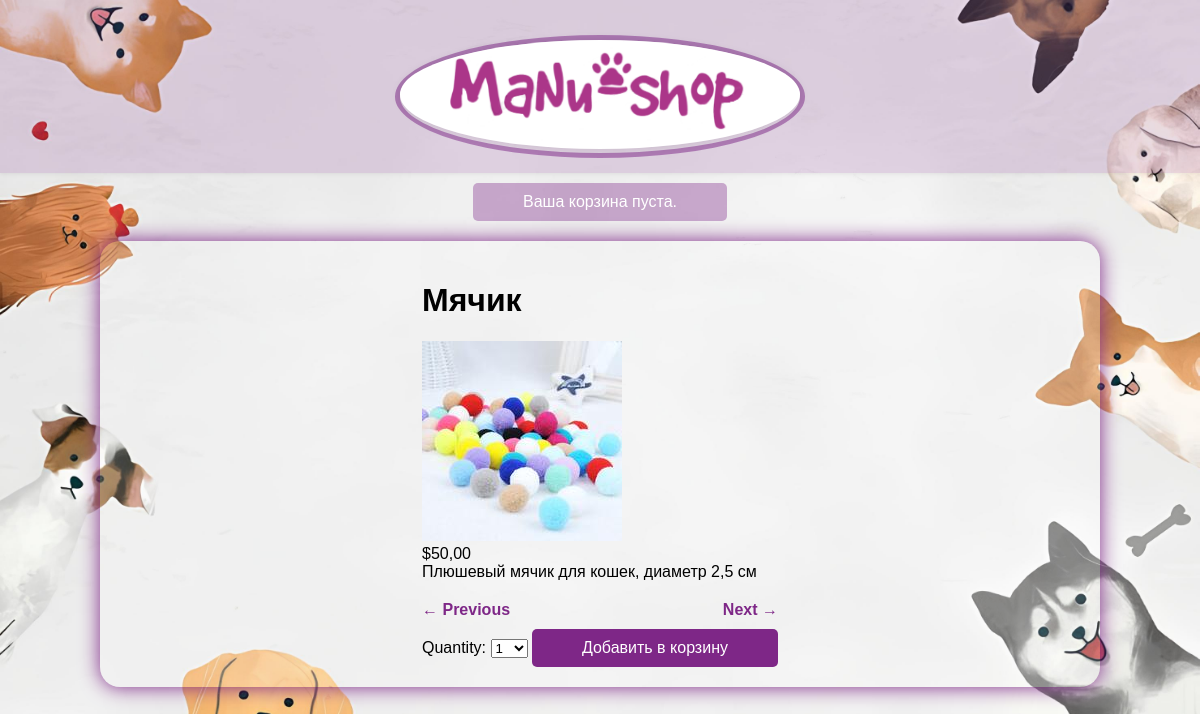
/2/myachik/, run on the app's committed database.
### shop/models.py (models this page shows, shortened)
class Product(models.Model):
    category = models.ForeignKey(Category, on_delete=models.CASCADE, related_name='products')
    name = models.CharField(max_length=200, db_index=True)
    slug = models.SlugField(max_length=200, db_index=True)
    image = models.ImageField(upload_to='products/%Y/%m/%d', blank=True)
    description = models.TextField(blank=True)
    price = models.DecimalField(max_digits=10, decimal_places=2)
    stock = models.PositiveIntegerField()
    available = models.BooleanField(default=True)
    created = models.DateTimeField(auto_now_add=True)
    updated = models.DateTimeField(auto_now=True)
    class Meta:
        ordering = ('name',)
        index_together = (('id', 'slug'),)
    def get_absolute_url(self):
        return reverse('shop:product_detail', args=[self.id, self.slug])

### shop/views.py (the view)
# urls.py: path('<int:id>/<slug:slug>/', views.product_detail, name='product_detail'),
def product_detail(request, id, slug):
    product = get_object_or_404(Product, id=id, slug=slug, available=True)
    cart_product_form = CartAddProductForm()
    next_product = Product.objects.filter(category=product.category, id__gt=product.id, available=True).order_by(
        'id').first()
    previous_product = Product.objects.filter(category=product.category, id__lt=product.id, available=True).order_by(
        '-id').first()
    return render(request, 'shop/product/detail.html', {
        'product': product,
        'cart_product_form': cart_product_form,
        'next_product': next_product,
        'previous_product': previous_product,
    })

### cart/forms.py
class CartAddProductForm(forms.Form):
    quantity = forms.TypedChoiceField(choices=PRODUCT_QUANTITY_CHOICES, coerce=int)
    update = forms.BooleanField(required=False, initial=False, widget=forms.HiddenInput)

### cart/cart.py (called while the page is built)
    def __len__(self):
        return sum(item['quantity'] for item in self.cart.values())

### cart/context_processors.py (called while the page is built)
def cart(request):
    return {'cart': Cart(request)}

### shop/templates/shop/product/detail.html (shortened to what this page needs)
{% load static %}
<!DOCTYPE html>
<html lang="ru">
<head>
    <link href="{% static 'css/base.css' %}" rel="stylesheet">
</head>
<body>
    <header>
        <a href="/" class="logo">
            <img src="{% static 'img/logo.png' %}" alt="Логотип Магазина" class="logo">
        </a>
    </header>
    <nav class="cart-nav">
        <div class="cart">
            {% with total_items=cart|length %}
                {% if cart|length > 0 %}
                    <a href="{% url 'cart:cart_detail' %}" class="cart-button">
                        {{ total_items }} товар{{ total_items|pluralize }},
                        ${{ cart.get_total_price }}
                    </a>
                {% else %}
                    <span class="cart-button">Ваша корзина пуста.</span>
                {% endif %}
            {% endwith %}
        </div>
    </nav>
    <div class="container">
        <div class="product-detail">
            <h1>{{ product.name }}</h1>
            <img src="{% if product.image %}{{ product.image.url }}{% else %}{% static 'img/no_image.png' %}{% endif %}" alt="{{ product.name }}">
            <div class="price">${{ product.price }}</div>
            <div class="description">{{ product.description|linebreaksbr }}</div>
            <div class="product-navigation">
                {% if previous_product %}
                    <a href="{{ previous_product.get_absolute_url }}" class="navigation-arrow">← Previous</a>
                {% endif %}
                {% if next_product %}
                    <a href="{{ next_product.get_absolute_url }}" class="navigation-arrow">Next →</a>
                {% endif %}
            </div>
            <form action="{% url 'cart:cart_add' product.id %}" method="post">
                {{ cart_product_form }}
                <button type="submit" class="add-to-cart-button">Добавить в корзину</button>
            </form>
        </div>
    </div>
</body>
</html>

### static/css/base.css (style rules this page uses)
body { font-family: Arial, sans-serif; background-color: rgba(126, 39, 135, 0.39); margin: 0; padding: 0; display: flex; flex-direction: column; justify-content: flex-start; align-items: center; min-height: 10vh; background-image: url('/static/img/animal-background.jpg'); background-size: cover; background-position: center; background-repeat: no-repeat; }
.container { width: 80%; max-width: 12000px; margin: 20px auto; padding: 20px; background-color: rgba(255, 255, 255, 0.18); box-shadow: 0 0 20px rgb(126, 39, 135); display: flex; flex-direction: column; align-items: center; border: none; border-radius: 20px; }
.add-to-cart-button, .cart-button, .remove-button, .apply-coupon-button { display: inline-block; padding: 10px 50px; border-radius: 5px; transition: background-color 0.3s ease; font-size: 16px; cursor: pointer; text-decoration: none; margin-top: 10px; border: none; color: rgb(255, 255, 255); }
.add-to-cart-button { background-color: #7e2787; }
.remove-button, .apply-coupon-button, .cart-button { background-color: rgba(126, 39, 135, 0.37); }
header { width: 100%; display: flex; justify-content: center; align-items: center; padding: 40px 0 20px; background-color: rgba(126, 39, 135, 0.16); box-shadow: 0 0 5px rgba(0, 0, 0, 0.1); }
header .logo { display: inline-block; }
header img.logo { max-width: 400px; height: auto; border-radius: 50%; box-shadow: 0 0 10px rgba(0, 0, 0, 0.1); transition: transform 0.3s ease; }
header .logo { position: relative; display: inline-block; }
header .logo img { max-width: 400px; height: auto; border-radius: 50%; box-shadow: 0 0 10px rgba(0, 0, 0, 0.1); transition: transform 0.3s ease; }
header .logo::before { content: ""; position: absolute; top: -5px; left: -5px; right: -5px; bottom: -5px; border: 5px solid rgba(126, 39, 135, 0.5); border-radius: 50%; z-index: -1; }

### shop/templates/shop/product/detail.html (style rules this page uses)
.product-navigation { margin-top: 20px; display: flex; justify-content: space-between; }
.navigation-arrow { font-size: 16px; font-weight: bold; color: #7e2787; text-decoration: none; transition: color 0.3s ease; }

### data on the page
Product: name "Мячик", image (picture), price "50,00", description "Плюшевый мячик для кошек, диаметр 2,5 см"
